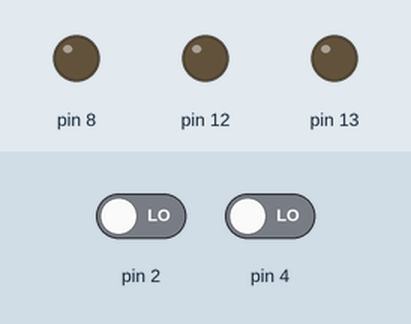
A sketch run on a simulated Arduino Uno, built with avr-gcc and run on an emulated ATmega328P. Shown: output pins drawn as LEDs (lit = HIGH). Inputs (shaded band) come from the test bench; at power-on: pin 2 LOW, pin 4 LOW.

Above: at 1.2 s.
1.3 s: pin 2 driven HIGH
At 2.5 s:
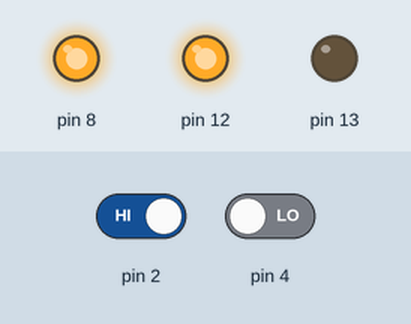
2.8 s: pin 2 driven LOW
At 3.7 s:
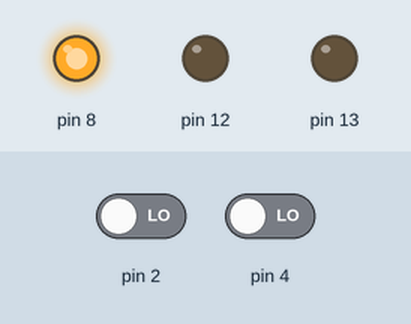
4.3 s: pin 4 driven HIGH
At 4.8 s:
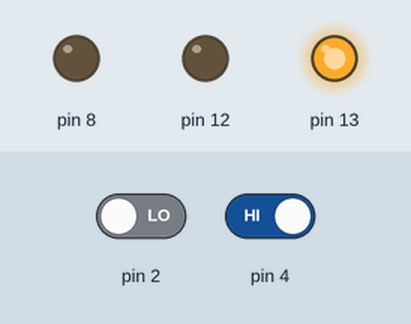
5.8 s: pin 4 driven LOW
At 7.2 s:
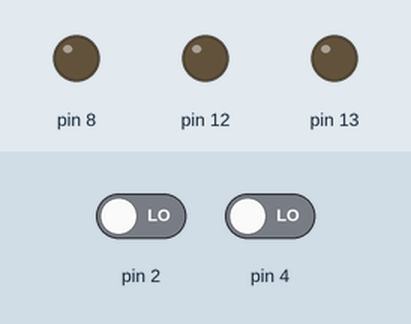
Timing chart, 0 to 8.3 s (numbered marks = the images above; inputs shaded):
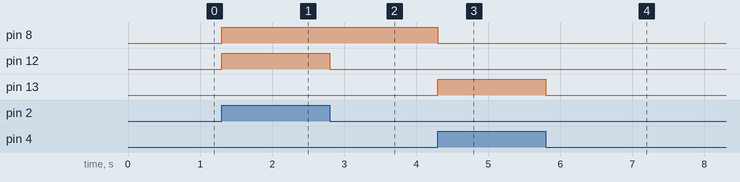

The sketch:

air_cylinder.ino
```cpp
int flag = 0;

void setup() {
     pinMode(2,INPUT) ;    //スイッチに接続ピンをデジタル入力に設定
     pinMode(4,INPUT) ;    //スイッチに接続ピンをデジタル入力に設定
     pinMode(8,OUTPUT) ;  //ＬＥＤに接続ピンをデジタル出力に設定
     pinMode(12,OUTPUT) ;    //シリンダに接続ピンをデジタル出力に設定
     pinMode(13,OUTPUT) ;    //シリンダに接続ピンをデジタル出力に設定
     Serial.begin(9600);
}
void loop() {
   if(flag == 0){
    digitalWrite(8,LOW) ;
      flag = 1;
   }

     if (digitalRead(2) == HIGH) {     //スイッチの状態を調べる
          digitalWrite(8,HIGH) ;      //スイッチが押されているならLEDを点灯
          digitalWrite(12,HIGH) ;
          digitalWrite(13,LOW) ;
     } else if(digitalRead(4) == HIGH) {
          digitalWrite(8,LOW) ;       //スイッチが押されていないならLEDを消灯
          digitalWrite(12,LOW) ;
          digitalWrite(13,HIGH) ;
     }else if(digitalRead(2) == LOW && digitalRead(4) == LOW){
      digitalWrite(12,LOW);
      digitalWrite(13,LOW) ;
     }


   //delay(10);
}
```

Measured:
- after the input at 1.3 s, pin 8, pin 12: LOW → HIGH at once
- after the input at 2.8 s, pin 12: HIGH → LOW at once
- after the input at 4.3 s, pin 8: HIGH → LOW at once; pin 13: LOW → HIGH at once
- after the input at 5.8 s, pin 13: HIGH → LOW at once
